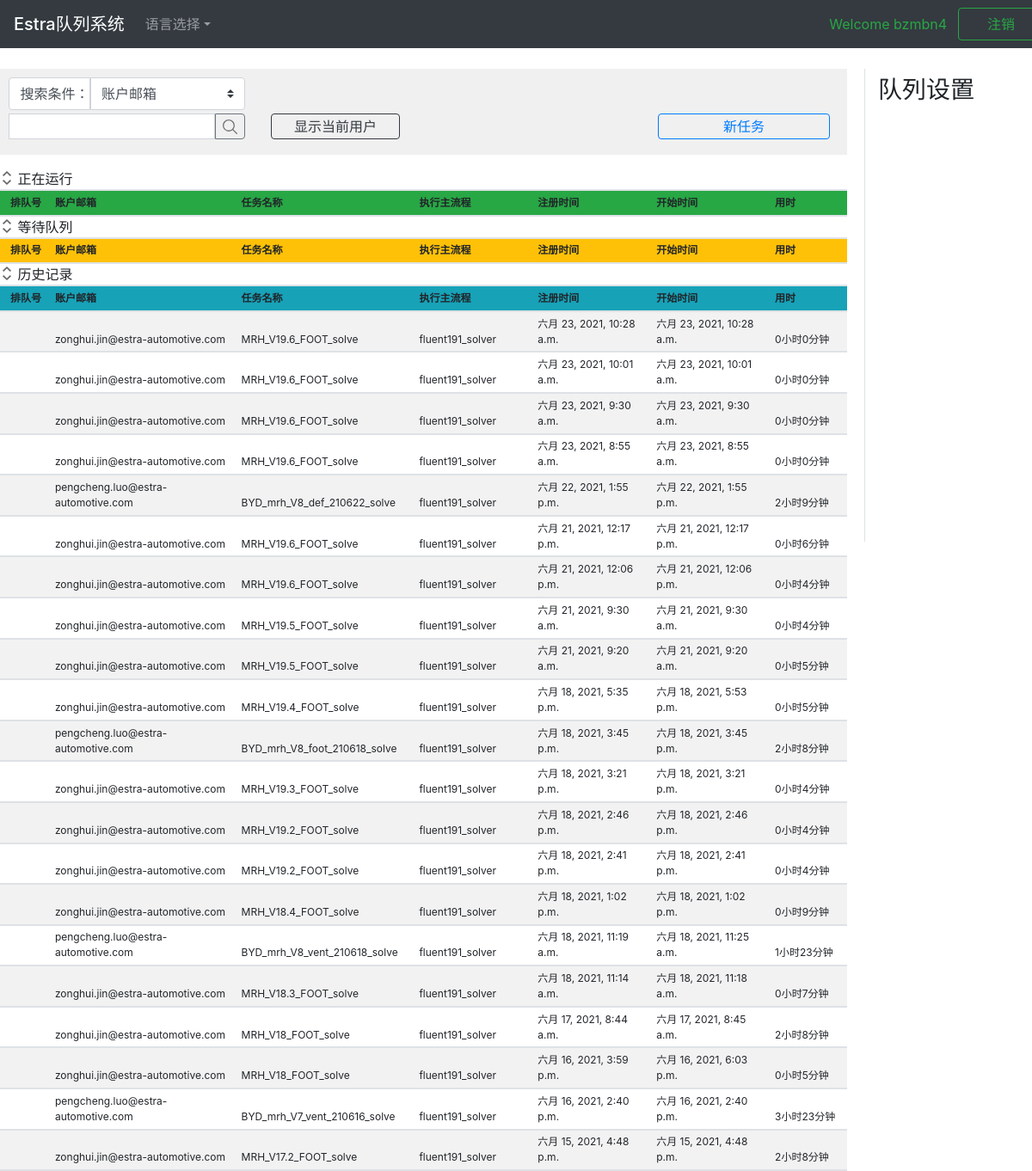
The app's page / (signed in) with its own data.
### app_queue/models.py (models this page shows, shortened)
class HistoryList(models.Model):
    objects = models.Manager()
    id = models.AutoField('ID', primary_key=True)
    order_id = models.CharField('队列ID', blank=True, default='', max_length=16)
    account_email = models.EmailField('账户邮箱', )
    sender_address = models.CharField('请求者地址', max_length=64)
    exec_app = models.CharField('执行主流程', max_length=128)
    mission_name = models.CharField('任务名称', max_length=64)
    mission_data = models.TextField('任务详情', )
    register_time = models.DateTimeField('注册时间')
    start_time = models.DateTimeField('开始时间')
    used_time = models.CharField('用时', max_length=64)
    def short_mission_data(self):
        if len(str(self.mission_data)) > 30:
            return '{}...'.format(str(self.mission_data)[0:29])
        else:
            return str(self.mission_data)
    short_mission_data.allow_tags = True
    short_mission_data.short_description = '任务详情'
    class Meta:
        ordering = ["-id"]
        verbose_name = "历史记录队列"
        verbose_name_plural = "历史记录队列"

### app_queue/views.py (the view)
# urls.py: path(r'', views.index),
def index(request):
    user_name = request.session.get('user_name')
    user_name_short = ''
    user_auth = request.session.get('authorization')
    is_login = False
    if user_name:
        print('user %s already logged in' % user_name)
        is_login = True
        user_name_short = user_name.split('.')[0]
    main_apps = os.listdir('server_app')
    extend_apps_dict = {}
    for i, app in enumerate(main_apps):
        extend_apps_list = []
        file_list = os.listdir('server_app/%s' % app)
        for file in file_list:
            if file.startswith('extend_'):
                app_name = file.replace('extend_', '')
                extend_apps_list.append(app_name)
        extend_apps_dict[app] = extend_apps_list
    parameters = {
        'error_info': '',
        'user_name_short': user_name_short,
        'user_name': user_name,
        'user_auth': user_auth,
        'is_login': is_login,
        'queue_pause': queue_pause[0],
        'main_apps': main_apps,
        'extend_apps_dict': extend_apps_dict,
    }
    for list_name, obj in list_obj.items():
        missions = obj.all()
        mission_number = missions.count()
        if mission_number > 20:
            missions = missions[:21]
        parameters[list_name] = missions
    return render(request, 'index.html', parameters)

### app_queue/templates/index.html (shortened to what this page needs)
{% extends 'base.html' %}
{% load static %}
{% block css %}
<link href="{% static 'css/index2.css' %}" rel="stylesheet"/>{% endblock %}
{% block login_info %}
    {% if is_login == True %}
        <div class="text-whit text-success btn user_info">Welcome {{user_name_short}}</div>
        <a id="btn_logout" href="/logout"
           class="btn btn-outline-success btn_sign_up">注销
        </a>
    {% else %}
        <button type="button" id="btn_login" data-toggle="modal" data-target="#modal_login"
                class="btn btn-outline-success btn_sign_up">登陆
        </button>
    {% endif %}
{% endblock %}
{% block content %}
<div class="block_content_left ">
    <div class="block_control">
        <div class="input-group-prepend">
            <div class="search_tip">搜索条件：</div>
            <div class="">
                <select class="custom-select select_condition" id="search_condition">
                    <option selected value="2">账户邮箱</option>
                </select>
            </div>
        </div>
        <div class="input-group mb-3 mt-1">
            <input type="text" class="form-control input_search" id="input_search_key">
            <button class="btn btn-outline-secondary btn_search " type="button" id="btn_search"></button>
            <button type="button" class="btn btn-outline-dark btn_filter_user"
            {% if is_login == True %}
                id="btn_filter_user"
            {% else %}
                id="btn_filter_user_false"
            {% endif %}
            >显示当前用户
            </button>
            <button type="button" class="btn btn-outline-primary btn_add"
            {% if is_login == True %}
                id="btn_add_mission"
            {% else %}
                id="btn_add_mission_false"
            {% endif %}
            >新任务
            </button>
        </div>
    </div>
    <div class="block_table table-hover table-striped table-sm mt-3" id="area_3tables">
        <div class="margin_bottom">
            <button class="btn_collapse" type="button" data-toggle="collapse"
                    data-target="#collapse_table1"
                    aria-expanded="false" aria-controls="collapse_table1">
            </button>
            正在运行
        </div>
        <div id="collapse_table1" class="collapse show">
            <table class="" id="table_running">
                <thead class="bg-success">
                <tr>
                    <th class="item1">排队号</th>
                    <th class="item2">账户邮箱</th>
                    <th class="item3">任务名称</th>
                    <th class="item4">执行主流程</th>
                    <th class="item5">注册时间</th>
                    <th class="item6">开始时间</th>
                    <th class="item7">用时</th>
                </tr>
                </thead>
            </table>
        </div>
        <div class="margin_bottom">
            <button class="btn_collapse" type="button" data-toggle="collapse"
                    data-target="#collapse_table2"
                    aria-expanded="false" aria-controls="collapse_table2">
            </button>
            等待队列
        </div>
        <div id="collapse_table2" class="collapse show">
            <table class="" id="table_waiting">
                <thead class="bg-warning">
                <tr>
                    <th class="item1">排队号</th>
                    <th class="item2">账户邮箱</th>
                    <th class="item3">任务名称</th>
                    <th class="item4">执行主流程</th>
                    <th class="item5">注册时间</th>
                    <th class="item6">开始时间</th>
                    <th class="item7">用时</th>
                </tr>
                </thead>
            </table>
        </div>
        <div class="margin_bottom">
            <button class="btn_collapse" type="button" data-toggle="collapse"
                    data-target="#collapse_table3"
                    aria-expanded="false" aria-controls="collapse_table3">
            </button>
            历史记录
        </div>
        <div id="collapse_table3" class="collapse show">
            <table class="" id="table_history">
                <thead class="bg-info">
                <tr>
                    <th class="item1">排队号</th>
                    <th class="item2">账户邮箱</th>
                    <th class="item3">任务名称</th>
                    <th class="item4">执行主流程</th>
                    <th class="item5">注册时间</th>
                    <th class="item6">开始时间</th>
                    <th class="item7">用时</th>
                </tr>
                </thead>
                <tbody>
                {% for mission in history_list %}
                <tr>
                    <td></td>
                    <td>{{mission.account_email}}</td>
                    <td>{{mission.mission_name}}</td>
                    <td>{{mission.exec_app}}</td>
                    <td>{{mission.register_time}}</td>
                    <td>{{mission.start_time}}</td>
                    <td>{{mission.used_time}}</td>
                </tr>
                {% endfor %}
                </tbody>
            </table>
        </div>
    </div>
</div>
<div class="block_additional">
    <div class="fix_aside">
        <ul class="">
            <li><h3 class="mt-2 ">队列设置</h3></li>
        </ul>
    </div>
</div>
{% endblock content %}

### static/css/index2.css (style rules this page uses)
.btn_sign_up { width: 100px; }
.search_tip { display: inline-block; font-weight: 400; text-align: center; vertical-align: middle; user-select: none; color:#495057; background-color: #ffffff; border: 1px solid transparent; border-color: #ced4da; border-radius: 0.25rem 0 0 0.25rem; padding: .375rem 0rem .375rem .75rem; width: 95px; }
.select_condition { width: 180px; border-radius: 0 0.25rem 0.25rem 0; }
.block_content_left { float:left; width: 1000px; }
.block_control { height: 100px; margin-right: 15px; padding: 10px; background-color: #F0F0F0; }
.block_control .input_search { flex: none; width: 240px; height: 30px; padding: 0.1rem 0.75rem; }
.block_control .btn_search { width: 35px; height: 30px; padding: 0.1rem 0.75rem; background-image: url('../icon/search.svg'); background-position:center; background-size: 50%; background-repeat: no-repeat; border-radius: 0px 0.25rem 0.25rem 0px; }
.block_control .btn_filter_user { margin-left: 30px; width: 150px; padding: 0.1rem 0.75rem; }
.block_control .btn_add { margin-left: 300px; width: 200px; padding: 0.1rem 0.75rem; }
.block_table { margin-right: 15px; }
.block_table table { width: 100%; color: #212529; }
.block_table .btn_collapse { width: 1rem; height: 1rem; border: 0px; background-color: #ffffff; background-image: url('../icon/expand.svg'); background-size: 100% 100%; background-repeat: no-repeat; }
.block_table .margin_bottom { border-bottom:2px solid #dee2e6; }
.block_table thead, th, td { vertical-align: bottom; font-size: 0.75rem; border-bottom:2px solid #dee2e6; }
.block_table .item1 { padding-left: 0.75rem; width: 6%; }
.block_table .item2 { width: 22%; }
.block_table .item3 { width: 21%; }
.block_table .item4 { width: 14%; }
.block_table .item5 { width: 14%; }
.block_table .item6 { width: 14%; }
.block_table .item7 { width: 9%; }
.block_additional { float: left; width: 195px; margin-left: 5px; }
.block_additional .fix_aside { position: fixed; height: 550px; width: 195px; z-index: 99; padding-left: 15px; border-left:1px solid #dee2e6; }
.block_additional .fix_aside ul { list-style-type: none; padding-left: 0px; }
.block_additional .fix_aside ul h3 { padding: 0rem; }

### records on screen
HistoryList: account_email "zonghui.jin@estra-automotive.com", mission_name "MRH_V19.6_FOOT_solve", exec_app "fluent191_solver", register_time "六月 23, 2021, 10:28 a.m.", start_time "六月 23, 2021, 10:28 a.m.", used_time "0小时0分钟"
HistoryList: account_email "zonghui.jin@estra-automotive.com", mission_name "MRH_V19.6_FOOT_solve", exec_app "fluent191_solver", register_time "六月 23, 2021, 10:01 a.m.", start_time "六月 23, 2021, 10:01 a.m.", used_time "0小时0分钟"
HistoryList: account_email "zonghui.jin@estra-automotive.com", mission_name "MRH_V19.6_FOOT_solve", exec_app "fluent191_solver", register_time "六月 23, 2021, 9:30 a.m.", start_time "六月 23, 2021, 9:30 a.m.", used_time "0小时0分钟"
HistoryList: account_email "zonghui.jin@estra-automotive.com", mission_name "MRH_V19.6_FOOT_solve", exec_app "fluent191_solver", register_time "六月 23, 2021, 8:55 a.m.", start_time "六月 23, 2021, 8:55 a.m.", used_time "0小时0分钟"
HistoryList: account_email "pengcheng.luo@estra-automotive.com", mission_name "BYD_mrh_V8_def_210622_solve", exec_app "fluent191_solver", register_time "六月 22, 2021, 1:55 p.m.", start_time "六月 22, 2021, 1:55 p.m.", used_time "2小时9分钟"
HistoryList: account_email "zonghui.jin@estra-automotive.com", mission_name "MRH_V19.6_FOOT_solve", exec_app "fluent191_solver", register_time "六月 21, 2021, 12:17 p.m.", start_time "六月 21, 2021, 12:17 p.m.", used_time "0小时6分钟"
HistoryList: account_email "zonghui.jin@estra-automotive.com", mission_name "MRH_V19.6_FOOT_solve", exec_app "fluent191_solver", register_time "六月 21, 2021, 12:06 p.m.", start_time "六月 21, 2021, 12:06 p.m.", used_time "0小时4分钟"
HistoryList: account_email "zonghui.jin@estra-automotive.com", mission_name "MRH_V19.5_FOOT_solve", exec_app "fluent191_solver", register_time "六月 21, 2021, 9:30 a.m.", start_time "六月 21, 2021, 9:30 a.m.", used_time "0小时4分钟"
HistoryList: account_email "zonghui.jin@estra-automotive.com", mission_name "MRH_V19.5_FOOT_solve", exec_app "fluent191_solver", register_time "六月 21, 2021, 9:20 a.m.", start_time "六月 21, 2021, 9:20 a.m.", used_time "0小时5分钟"
HistoryList: account_email "zonghui.jin@estra-automotive.com", mission_name "MRH_V19.4_FOOT_solve", exec_app "fluent191_solver", register_time "六月 18, 2021, 5:35 p.m.", start_time "六月 18, 2021, 5:53 p.m.", used_time "0小时5分钟"
HistoryList: account_email "pengcheng.luo@estra-automotive.com", mission_name "BYD_mrh_V8_foot_210618_solve", exec_app "fluent191_solver", register_time "六月 18, 2021, 3:45 p.m.", start_time "六月 18, 2021, 3:45 p.m.", used_time "2小时8分钟"
HistoryList: account_email "zonghui.jin@estra-automotive.com", mission_name "MRH_V19.3_FOOT_solve", exec_app "fluent191_solver", register_time "六月 18, 2021, 3:21 p.m.", start_time "六月 18, 2021, 3:21 p.m.", used_time "0小时4分钟"
HistoryList: account_email "zonghui.jin@estra-automotive.com", mission_name "MRH_V19.2_FOOT_solve", exec_app "fluent191_solver", register_time "六月 18, 2021, 2:46 p.m.", start_time "六月 18, 2021, 2:46 p.m.", used_time "0小时4分钟"
HistoryList: account_email "zonghui.jin@estra-automotive.com", mission_name "MRH_V19.2_FOOT_solve", exec_app "fluent191_solver", register_time "六月 18, 2021, 2:41 p.m.", start_time "六月 18, 2021, 2:41 p.m.", used_time "0小时4分钟"
HistoryList: account_email "zonghui.jin@estra-automotive.com", mission_name "MRH_V18.4_FOOT_solve", exec_app "fluent191_solver", register_time "六月 18, 2021, 1:02 p.m.", start_time "六月 18, 2021, 1:02 p.m.", used_time "0小时9分钟"
HistoryList: account_email "pengcheng.luo@estra-automotive.com", mission_name "BYD_mrh_V8_vent_210618_solve", exec_app "fluent191_solver", register_time "六月 18, 2021, 11:19 a.m.", start_time "六月 18, 2021, 11:25 a.m.", used_time "1小时23分钟"
HistoryList: account_email "zonghui.jin@estra-automotive.com", mission_name "MRH_V18.3_FOOT_solve", exec_app "fluent191_solver", register_time "六月 18, 2021, 11:14 a.m.", start_time "六月 18, 2021, 11:18 a.m.", used_time "0小时7分钟"
HistoryList: account_email "zonghui.jin@estra-automotive.com", mission_name "MRH_V18_FOOT_solve", exec_app "fluent191_solver", register_time "六月 17, 2021, 8:44 a.m.", start_time "六月 17, 2021, 8:45 a.m.", used_time "2小时8分钟"
HistoryList: account_email "zonghui.jin@estra-automotive.com", mission_name "MRH_V18_FOOT_solve", exec_app "fluent191_solver", register_time "六月 16, 2021, 3:59 p.m.", start_time "六月 16, 2021, 6:03 p.m.", used_time "0小时5分钟"
HistoryList: account_email "pengcheng.luo@estra-automotive.com", mission_name "BYD_mrh_V7_vent_210616_solve", exec_app "fluent191_solver", register_time "六月 16, 2021, 2:40 p.m.", start_time "六月 16, 2021, 2:40 p.m.", used_time "3小时23分钟"
HistoryList: account_email "zonghui.jin@estra-automotive.com", mission_name "MRH_V17.2_FOOT_solve", exec_app "fluent191_solver", register_time "六月 15, 2021, 4:48 p.m.", start_time "六月 15, 2021, 4:48 p.m.", used_time "2小时8分钟"

### other values on screen
{{ user_name_short }} "bzmbn4"
